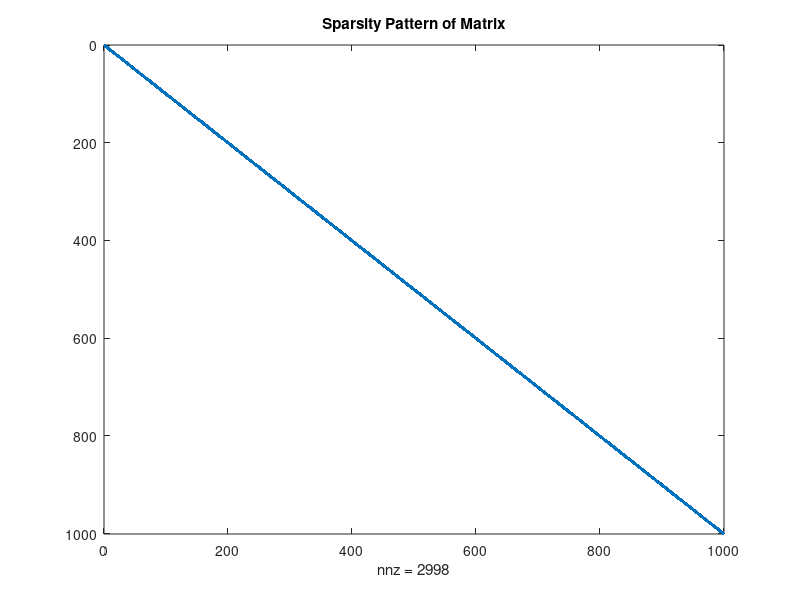

Write the MATLAB code that produced this figure.
%% 16.4 Experiment 4: Sparse Matrix Representation and Efficiency
fprintf('--- 16.4 Experiment 4: Sparse Matrix Efficiency ---\n');

% Task 1 & 2: Define a large sparse matrix and convert it
% Creating a 1000x1000 tridiagonal matrix as a stand-in for a large Markov matrix
matrixSize = 1000;
fullMatrix = diag(0.5*ones(matrixSize,1)) + diag(0.25*ones(matrixSize-1,1), 1) + diag(0.25*ones(matrixSize-1,1), -1);
sparseMatrix = sparse(fullMatrix);
rhsVector = rand(matrixSize, 1);

% Task 3: Compare memory usage and computation time
fprintf('Memory Comparison:\n');
fullInfo = whos('fullMatrix');
sparseInfo = whos('sparseMatrix');
fprintf('Full Matrix Bytes: %d\n', fullInfo.bytes);
fprintf('Sparse Matrix Bytes: %d\n', sparseInfo.bytes);

% Task 4: Compare computation time
tic;
fullSolution = fullMatrix \ rhsVector;
fullElapsed = toc;

tic;
sparseSolution = sparseMatrix \ rhsVector;
sparseElapsed = toc;

fprintf('\nComputation Time Comparison:\n');
fprintf('Full Matrix Solve Time: %f seconds\n', fullElapsed);
fprintf('Sparse Matrix Solve Time: %f seconds\n', sparseElapsed);

% Task 5: Use spy function
figure('Name', '16.4 Sparsity Pattern');
spy(sparseMatrix);
title('Sparsity Pattern of Matrix');
